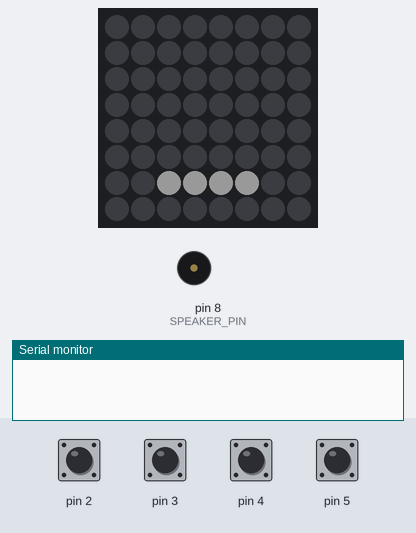
Simulated run of this sketch. Board: Arduino Uno, built with avr-gcc and run on an emulated ATmega328P. Parts: 8×8 RGB LED matrix (first LED top left, wired row by row), buzzer (waves = sounding), the last lines printed to the serial monitor. The test bench sets the inputs (shaded band); at power-on: pin 2–5 HIGH. Dim RGB values are drawn brighter than linear.

Above: at 1.2 s.
1.3 s: pin 2 pulled LOW for 0.15 s
3.9 s: pin 4 pulled LOW for 0.15 s
At 4.57 s:
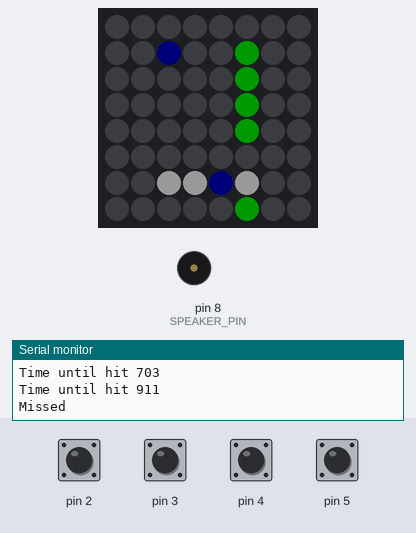
5.6 s: pin 3 pulled LOW for 1 s
At 6.24 s:
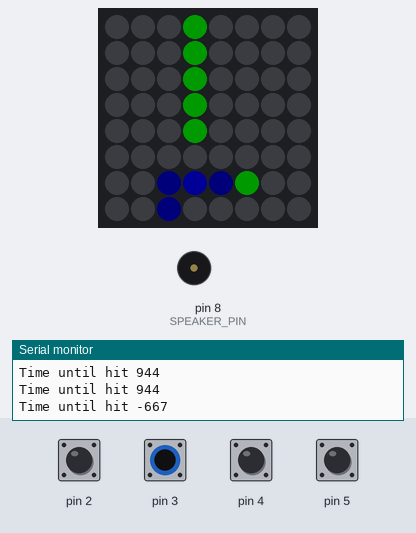
8.1 s: pin 4 pulled LOW for 1 s
At 9.36 s:
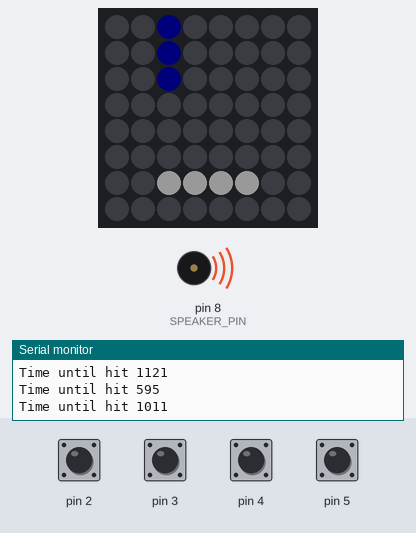
10.8 s: pin 2 pulled LOW for 1 s
At 11.94 s:
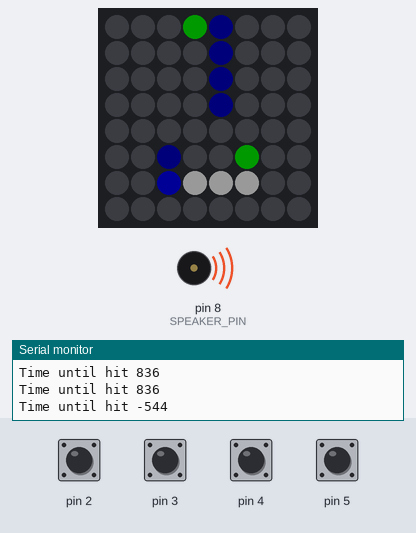
13.3 s: pin 5 pulled LOW for 1 s
At 14.21 s:
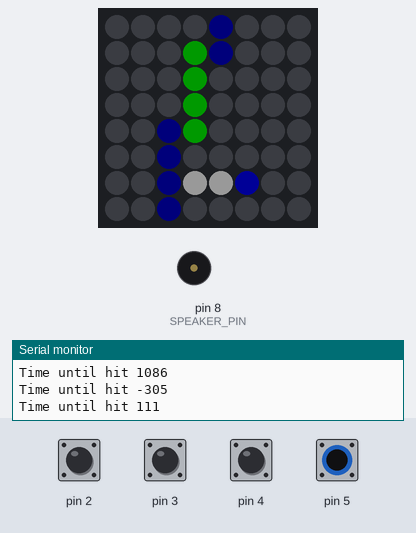
Timing chart, 0 to 16.3 s (numbered marks = the images above; inputs shaded):
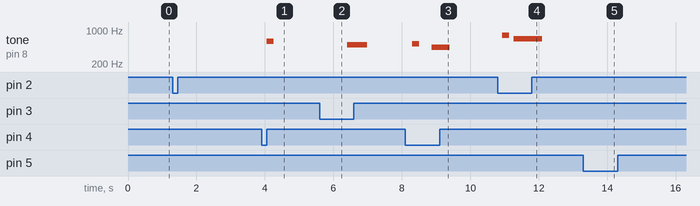

The sketch:

arduino-ddr.ino
```cpp
#include <Adafruit_NeoPixel.h>
#include <Adafruit_NeoMatrix.h>

#define NEO_PIN 7
#define DIMENSIONS 8

// define notes, stolen from arduin-songs library
#define NOTE_B0 31
#define NOTE_C1 33
#define NOTE_CS1 35
#define NOTE_D1 37
#define NOTE_DS1 39
#define NOTE_E1 41
#define NOTE_F1 44
#define NOTE_FS1 46
#define NOTE_G1 49
#define NOTE_GS1 52
#define NOTE_A1 55
#define NOTE_AS1 58
#define NOTE_B1 62
#define NOTE_C2 65
#define NOTE_CS2 69
#define NOTE_D2 73
#define NOTE_DS2 78
#define NOTE_E2 82
#define NOTE_F2 87
#define NOTE_FS2 93
#define NOTE_G2 98
#define NOTE_GS2 104
#define NOTE_A2 110
#define NOTE_AS2 117
#define NOTE_B2 123
#define NOTE_C3 131
#define NOTE_CS3 139
#define NOTE_D3 147
#define NOTE_DS3 156
#define NOTE_E3 165
#define NOTE_F3 175
#define NOTE_FS3 185
#define NOTE_G3 196
#define NOTE_GS3 208
#define NOTE_A3 220
#define NOTE_AS3 233
#define NOTE_B3 247
#define NOTE_C4 262
#define NOTE_CS4 277
#define NOTE_D4 294
#define NOTE_DS4 311
#define NOTE_E4 330
#define NOTE_F4 349
#define NOTE_FS4 370
#define NOTE_G4 392
#define NOTE_GS4 415
#define NOTE_A4 440
#define NOTE_AS4 466
#define NOTE_B4 494
#define NOTE_C5 523
#define NOTE_CS5 554
#define NOTE_D5 587
#define NOTE_DS5 622
#define NOTE_E5 659
#define NOTE_F5 698
#define NOTE_FS5 740
#define NOTE_G5 784
#define NOTE_GS5 831
#define NOTE_A5 880
#define NOTE_AS5 932
#define NOTE_B5 988
#define NOTE_C6 1047
#define NOTE_CS6 1109
#define NOTE_D6 1175
#define NOTE_DS6 1245
#define NOTE_E6 1319
#define NOTE_F6 1397
#define NOTE_FS6 1480
#define NOTE_G6 1568
#define NOTE_GS6 1661
#define NOTE_A6 1760
#define NOTE_AS6 1865
#define NOTE_B6 1976
#define NOTE_C7 2093
#define NOTE_CS7 2217
#define NOTE_D7 2349
#define NOTE_DS7 2489
#define NOTE_E7 2637
#define NOTE_F7 2794
#define NOTE_FS7 2960
#define NOTE_G7 3136
#define NOTE_GS7 3322
#define NOTE_A7 3520
#define NOTE_AS7 3729
#define NOTE_B7 3951
#define NOTE_C8 4186
#define NOTE_CS8 4435
#define NOTE_D8 4699
#define NOTE_DS8 4978
#define REST 0

Adafruit_NeoMatrix pixels = Adafruit_NeoMatrix(DIMENSIONS, DIMENSIONS, NEO_PIN,
                                               NEO_MATRIX_BOTTOM + NEO_MATRIX_RIGHT + NEO_MATRIX_ROWS + NEO_MATRIX_PROGRESSIVE,
                                               NEO_GRB + NEO_KHZ800);

class Note {
public:
  uint32_t timestamp;
  uint16_t freq, holdTime;
  // the x should be 0,1,2, or 3, so that for 4 buttons their index matches up
  uint8_t x;

  // the constexpr is so it calculates this on compile time instead of on runtime or else it will be dynamic initialization and cant be
  // used in progmem in the note array
  constexpr Note(uint8_t x, uint32_t timestamp, uint16_t holdTime, uint16_t freq)
    : x(x), timestamp(timestamp), holdTime(holdTime), freq(freq) {}
};

// this is a class that makes tracking buttons easier
class Button {
private:
  uint8_t pin;                              // the pin the button is on
  bool pressedThisFrame, pressedLastFrame;  // track state
public:
  Button(uint8_t pin)
    : pin(pin) {}
  void setup() {
    pinMode(pin, INPUT_PULLUP);  // set to input pullup at pin
  }
  void process()  // record state
  {
    pressedLastFrame = pressedThisFrame;
    pressedThisFrame = digitalRead(pin) == LOW;
  }
  bool checkHold() {
    return pressedThisFrame;
  }
  bool checkRelease() {
    return pressedLastFrame && !pressedThisFrame;  // clicked last frame and released
  }
  bool checkPressed() {
    return !pressedLastFrame && pressedThisFrame;  // just clicked this frame
  }
};
// x offset from side
//screen height
// judgement line is where you have to hit it
const uint8_t X_OFFSET = 2, SCREEN_Y = 8, JUDGEMENT_LINE_Y = 1, SPEAKER_PIN = 8;
// the scrollspeed, higher = slower
// the note time is how long each tone will be played for
// target frame time of 60fps so the time between each frame in ms is 1000/60
const uint16_t SCROLL_SPEED = 125, NOTE_TIME = 208, TARGET_FRAME_TIME = 1000 / 60;
const int16_t FORGIVENESS = 400;  //the forgivable amount of time away from the proper time your supposed to hit a note

// notes to be played
// tetris song stolen from : https://github.com/robsoncouto/arduino-songs/blob/master/tetris/tetris.ino
const Note NOTES[] PROGMEM = {
  // --- Section 1 ---
  Note(0, 3000, 416, NOTE_E5),
  Note(1, 3416, 0, NOTE_B4),
  Note(2, 3624, 0, NOTE_C5),
  Note(1, 3832, 416, NOTE_D5),
  Note(0, 4248, 0, NOTE_C5),
  Note(1, 4456, 0, NOTE_B4),
  Note(0, 4664, 416, NOTE_A4),
  Note(3, 5080, 0, NOTE_A4),
  Note(2, 5288, 0, NOTE_C5),
  Note(3, 5496, 416, NOTE_E5),
  Note(0, 5912, 0, NOTE_D5),
  Note(1, 6120, 0, NOTE_C5),
  Note(2, 6328, 624, NOTE_B4),
  Note(3, 6952, 0, NOTE_C5),
  Note(2, 7160, 416, NOTE_D5),
  Note(1, 7576, 416, NOTE_E5),
  Note(1, 7992, 416, NOTE_C5),
  Note(2, 8408, 416, NOTE_A4),
  Note(1, 8824, 416, NOTE_A4),
  // REST, 4 advances timestamp by 416 (8824 + 416 + 416 = 9656)

  // --- Section 2 ---
  // REST, 8 advances timestamp by 208 (9656 + 208 = 9864)
  Note(3, 9864, 416, NOTE_D5),
  Note(0, 10280, 0, NOTE_F5),
  Note(2, 10488, 416, NOTE_A5),
  Note(3, 10904, 0, NOTE_G5),
  Note(2, 11112, 0, NOTE_F5),
  Note(3, 11320, 624, NOTE_E5),
  Note(0, 11944, 0, NOTE_C5),
  Note(1, 12152, 416, NOTE_E5),
  Note(2, 12568, 0, NOTE_D5),
  Note(0, 12776, 0, NOTE_C5),
  Note(2, 12984, 416, NOTE_B4),
  Note(1, 13400, 0, NOTE_B4),
  Note(3, 13608, 0, NOTE_C5),
  Note(3, 13816, 416, NOTE_D5),
  Note(2, 14232, 416, NOTE_E5),
  Note(1, 14648, 416, NOTE_C5),
  Note(0, 15064, 416, NOTE_A4),
  Note(0, 15480, 416, NOTE_A4),
  // REST, 4 advances timestamp by 416 (15480 + 416 + 416 = 16312)

  // --- Section 3 ---
  Note(3, 16312, 832, NOTE_E5),
  Note(2, 17144, 832, NOTE_C5),
  Note(1, 17976, 832, NOTE_D5),
  Note(0, 18808, 832, NOTE_B4),
  Note(1, 19640, 832, NOTE_C5),
  Note(2, 20472, 832, NOTE_A4),
  Note(3, 21304, 1664, NOTE_B4),

  // --- Section 4 ---
  Note(0, 22968, 832, NOTE_E5),
  Note(1, 23800, 832, NOTE_C5),
  Note(2, 24632, 832, NOTE_D5),
  Note(3, 25464, 832, NOTE_B4),
  Note(2, 26296, 416, NOTE_C5),
  Note(1, 26712, 416, NOTE_E5),
  Note(0, 27128, 832, NOTE_A5),
  Note(3, 27960, 1664, NOTE_GS5),

  // --- Section 5 (Repeat of Section 1) ---
  Note(3, 29624, 416, NOTE_E5),
  Note(2, 30040, 0, NOTE_B4),
  Note(1, 30248, 0, NOTE_C5),
  Note(2, 30456, 416, NOTE_D5),
  Note(3, 30872, 0, NOTE_C5),
  Note(2, 31080, 0, NOTE_B4),
  Note(3, 31288, 416, NOTE_A4),
  Note(0, 31704, 0, NOTE_A4),
  Note(1, 31912, 0, NOTE_C5),
  Note(0, 32120, 416, NOTE_E5),
  Note(3, 32536, 0, NOTE_D5),
  Note(2, 32744, 0, NOTE_C5),
  Note(1, 32952, 624, NOTE_B4),
  Note(0, 33576, 0, NOTE_C5),
  Note(1, 33784, 416, NOTE_D5),
  Note(2, 34200, 416, NOTE_E5),
  Note(2, 34616, 416, NOTE_C5),
  Note(1, 35032, 416, NOTE_A4),
  Note(2, 35448, 416, NOTE_A4),
  // REST, 4 advances timestamp by 416 (35448 + 416 + 416 = 36280)

  // --- Section 6 ---
  // REST, 8 advances timestamp by 208 (36280 + 208 = 36488)
  Note(2, 36488, 416, NOTE_D5),
  Note(1, 36904, 0, NOTE_F5),
  Note(3, 37112, 416, NOTE_A5),
  Note(0, 37528, 0, NOTE_G5),
  Note(1, 37736, 0, NOTE_F5),
  // REST, 8 advances timestamp by 208 (37736 + 208 + 208 = 38152)
  Note(1, 38152, 416, NOTE_E5),
  Note(2, 38568, 0, NOTE_C5),
  Note(0, 38776, 416, NOTE_E5),
  Note(3, 39192, 0, NOTE_D5),
  Note(2, 39400, 0, NOTE_C5),
  // REST, 8 advances timestamp by 208 (39400 + 208 + 208 = 39816)
  Note(3, 39816, 416, NOTE_B4),
  Note(2, 40232, 0, NOTE_C5),
  Note(1, 40440, 416, NOTE_D5),
  Note(0, 40856, 416, NOTE_E5),
  // REST, 8 advances timestamp by 208 (40856 + 416 + 208 = 41480)
  Note(3, 41480, 416, NOTE_C5),
  Note(0, 41896, 0, NOTE_A4),
  Note(3, 42104, 416, NOTE_A4)
  // Final REST, 4 is ignored as it marks the end of the song
};
const uint16_t SIZE = sizeof(NOTES) / sizeof(NOTES[0]);  // array size
unsigned long startTime;
// windowStartIndex which will start at 0 and grow as the old notes go out of range
// score will be number of notes hit, missed will be number of notes missed
uint16_t windowStartIndex, score, missed;
int8_t textXCoord = DIMENSIONS;  // start of text should be at the edge of the screen

// create buttons on pins
Button buttons[] = {
  Button(5),
  Button(4),
  Button(3),
  Button(2),
};

void setup() {
  Serial.begin(9600);
  pixels.begin();
  pixels.setBrightness(25);   // make it less bright
  pixels.setTextWrap(false);  // Allows text to slide offscreen horizontally for displaying score

  for (Button &button : buttons) // set up buttons
    button.setup();

  // record start time
  startTime = millis();
}
void loop() {
  pixels.fillScreen(0);          // clear
  if (windowStartIndex >= SIZE)  // out of range, meaning done, so show score infinitely
  {
    String scrollText = "Score: " + String(score) + " Missed: " + String(missed);
    pixels.setCursor(textXCoord, 0);  // position at the x
    pixels.print(scrollText);         // write the text

    // move cursor left by 1 pixel for the next frame
    textXCoord--;
    // calculate total message width in pixels 6 pixels per character
    int leftBoundary = scrollText.length() * 6;

    // reset when the entire message passes past the left boundary
    if (textXCoord < -leftBoundary) {
      textXCoord = DIMENSIONS;  // Reset position to enter from the right side again
    }
    pixels.show();  // show
    delay(100);     // delay to not be too fast
    return;
  }

  unsigned long timeSinceStart = millis() - startTime;
  //update each button to check if pressed this frame, and also set the judgement line color
  for (int i = 0; i < 4; i++) {
    buttons[i].process();
    pixels.setPixelColor(JUDGEMENT_LINE_Y * 8 + i + X_OFFSET, 255, 255, 255);
  }

  for (int i = windowStartIndex; i < SIZE; i++) {
    Note note = Note(0, 0, 0, 0);              // create a note to copy the item to
    memcpy_P(&note, &NOTES[i], sizeof(Note));  // copy the note at this index from the flash memory to the local note variable

    // time until hit in ms
    long timeUntilHit = note.timestamp - timeSinceStart;

    int yPos = getYPos(timeUntilHit);
    // out of range, which means everything after in the loop will be out of range too, so break
    // also it needs to be casted to an integer or else yPos will be casted to be unsigned, and so if its negative when its unsigned it turns into a huge number instead and makes this evaluate true when it shouldnt
    if (yPos > (int)SCREEN_Y) {
      break;
    }
    // not hold note
    if (note.holdTime == 0)
    {
       // didnt hit it in time but its gone now
      if (yPos < 0) {
        windowStartIndex++;
        recordMiss();
      } else {
        // check if need hit and if clicked
        if (hit(timeUntilHit) && buttons[note.x].checkPressed()) {
          // if clicked play the note
          tone(note.freq);
          windowStartIndex++;  // remove this note from the window because its hit so its done
          recordHit();
        }
        // write at position
        writeNote(note.x, yPos);
      }
    } else { // is hold note
      long timeUntilHoldEnd = timeUntilHit + note.holdTime;
      int yHoldEnd = getYPos(timeUntilHoldEnd);
      yPos = max(0, yPos);                 // make sure smaller than screen
      yHoldEnd = min(yHoldEnd, SCREEN_Y);  // make sure smaller than screen

      //  if roughly hit first part of the hold note, or if roughly hit the end of the note
      if ((hit(timeUntilHit) && buttons[note.x].checkPressed()) || (hit(timeUntilHoldEnd) && buttons[note.x].checkRelease())) {
        // its being held, so set the start index of the pixels to be written to later to the judgement line and not fall below
        yPos = JUDGEMENT_LINE_Y;
        // play tone
        tone(note.freq);
        recordHit();

        // if it was the the end that was hit, it means it should now be removed from the window
        if (hit(timeUntilHoldEnd)) {
          windowStartIndex++;
        }
      }
      // if you are definitely supposed to be hitting the note
      else if (JUDGEMENT_LINE_Y >= yPos && JUDGEMENT_LINE_Y <= yHoldEnd) {
        if (buttons[note.x].checkHold()) {
          // its being held, so set the start index of the pixels to be written to later to the judgement line and not fall below
          yPos = JUDGEMENT_LINE_Y;
          // play tone
          tone(note.freq);
          recordHit();
        } else {
          recordMiss();
        }
      } else if (JUDGEMENT_LINE_Y > yHoldEnd) {
        windowStartIndex++;  // the note is outside the window so remove it
      }
      for (int i = yPos; i <= yHoldEnd; i++) {
        // write from the start yPos to the end y at the note.x
        writeNote(note.x, i);
      }
    }
  }

  // write judgement line checking if held
  for (int i = 0; i < 4; i++) {
    if (buttons[i].checkHold()) { // if the button there is pressed show a different color to show pressed
      pixels.setPixelColor(JUDGEMENT_LINE_Y * 8 + i + X_OFFSET, pixels.Color(0, 255, 0));
    }
  }
  pixels.show();

  // keep a consistent frame rate so that it doesn't call recordHit or recordMiss depending on how fast the loop runs
  unsigned long timeSinceFrameStart = millis() - timeSinceStart + startTime;
  if (timeSinceFrameStart < TARGET_FRAME_TIME) {// if the time used was less than the target frame time, just delay until it is
    delay(TARGET_FRAME_TIME - timeSinceFrameStart);
  }
}
void writeNote(uint8_t x, uint8_t y) {
  // since its like each row and column is 8, you multiply y by the rowCount, and then add the x
  uint8_t xy = y * 8 + x + X_OFFSET;
  // write position
  pixels.setPixelColor(xy, getNoteColor(x));  // set the pixel color at the position
}
uint32_t getNoteColor(uint8_t x) {
  if (x % 2 == 0) { // if even
    return pixels.Color(255, 0, 0);
  }
  else { // if odd
    return pixels.Color(0, 0, 255);
  }
  // so that every other note column is a different color
}
bool hit(long timeUntilHit)  // gets if it should be hit but taking the forgiveness value into consideration
{
  Serial.print(F("Time until hit "));
  Serial.println(timeUntilHit);
  return timeUntilHit <= FORGIVENESS && timeUntilHit >= -FORGIVENESS;
}
// calculates the y position of a note given the time until it needs to be hit
long getYPos(long timeUntilHit) {
  return JUDGEMENT_LINE_Y + timeUntilHit / SCROLL_SPEED;  // divide by scrollspeed to not make it too fast
}
// tone function to make calling tone easier
void tone(uint16_t freq) {
  tone(SPEAKER_PIN, freq, NOTE_TIME);
}
void recordMiss() {
  Serial.println(F("Missed"));
  missed++;
}
void recordHit() {
  Serial.println(F("Hit"));
  score++;
}
```

Measured:
- after the input at 3.9 s, tone on pin 8 (SPEAKER_PIN): silent → 587 Hz after 0.15 s, → silent 0.21 s later
- after the input at 5.6 s, tone on pin 8 (SPEAKER_PIN): silent → 494 Hz after 0.80 s, → silent 0.59 s later
- after the input at 8.1 s, tone on pin 8 (SPEAKER_PIN): silent → 523 Hz after 0.20 s, → silent 0.21 s later, → 440 Hz 0.36 s later, → silent 0.53 s later
- after the input at 10.8 s, tone on pin 8 (SPEAKER_PIN): silent → 784 Hz after 0.13 s, → silent 0.21 s later, → 659 Hz 0.14 s later, → silent 0.83 s later
